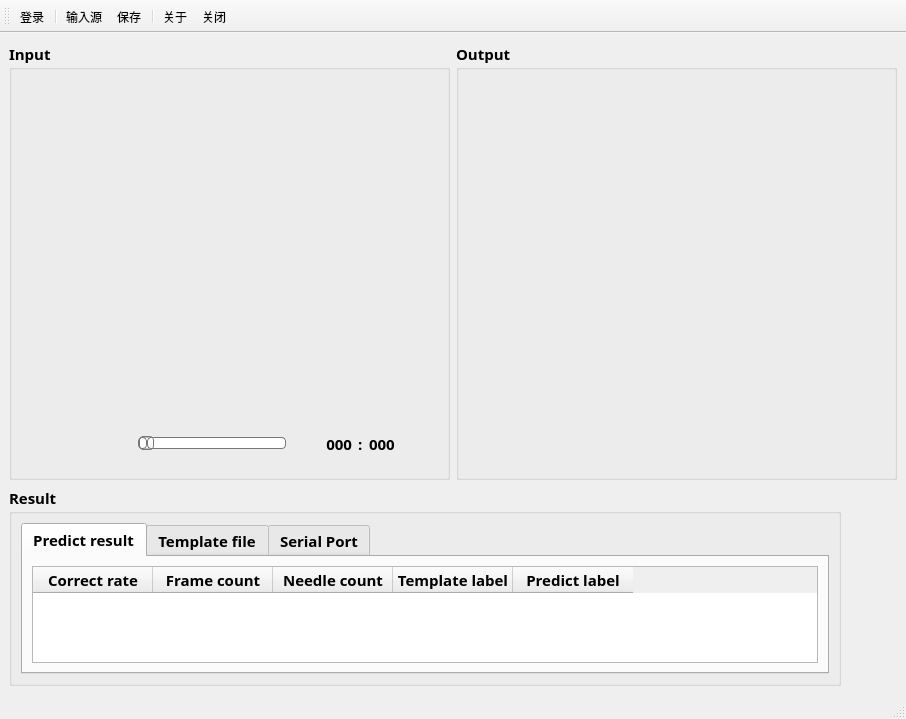
<?xml version="1.0" encoding="UTF-8"?>
<ui version="4.0">
 <class>MainWindow</class>
 <widget class="QMainWindow" name="MainWindow">
  <property name="geometry">
   <rect>
    <x>0</x>
    <y>0</y>
    <width>906</width>
    <height>719</height>
   </rect>
  </property>
  <property name="windowTitle">
   <string>Gunder</string>
  </property>
  <property name="windowIcon">
   <iconset resource="source/source.qrc">
    <normaloff>:/icon/mainwindow.png</normaloff>:/icon/mainwindow.png</iconset>
  </property>
  <widget class="QWidget" name="centralwidget">
   <layout class="QVBoxLayout" name="verticalLayout_2">
    <item>
     <layout class="QHBoxLayout" name="horizontalLayout" stretch="1,1">
      <item>
       <widget class="QGroupBox" name="groupBox_input">
        <property name="font">
         <font>
          <family>等线</family>
          <pointsize>11</pointsize>
          <weight>75</weight>
          <bold>true</bold>
         </font>
        </property>
        <property name="title">
         <string>Input</string>
        </property>
        <layout class="QVBoxLayout" name="verticalLayout_4" stretch="100,1">
         <item>
          <widget class="QLabel" name="input_label">
           <property name="text">
            <string/>
           </property>
           <property name="scaledContents">
            <bool>true</bool>
           </property>
           <property name="alignment">
            <set>Qt::AlignCenter</set>
           </property>
          </widget>
         </item>
         <item>
          <widget class="QWidget" name="play_bar_widget" native="true">
           <layout class="QHBoxLayout" name="horizontalLayout_3">
            <item>
             <widget class="QPushButton" name="slower_push_button">
              <property name="minimumSize">
               <size>
                <width>30</width>
                <height>30</height>
               </size>
              </property>
              <property name="maximumSize">
               <size>
                <width>30</width>
                <height>30</height>
               </size>
              </property>
              <property name="toolTip">
               <string>快退</string>
              </property>
              <property name="text">
               <string/>
              </property>
              <property name="icon">
               <iconset resource="source/source.qrc">
                <normaloff>:/icon/slower.png</normaloff>:/icon/slower.png</iconset>
              </property>
              <property name="iconSize">
               <size>
                <width>30</width>
                <height>30</height>
               </size>
              </property>
              <property name="flat">
               <bool>true</bool>
              </property>
             </widget>
            </item>
            <item>
             <widget class="QPushButton" name="play_push_button">
              <property name="minimumSize">
               <size>
                <width>30</width>
                <height>30</height>
               </size>
              </property>
              <property name="maximumSize">
               <size>
                <width>30</width>
                <height>30</height>
               </size>
              </property>
              <property name="toolTip">
               <string>播放/暂停</string>
              </property>
              <property name="text">
               <string/>
              </property>
              <property name="icon">
               <iconset resource="source/source.qrc">
                <normaloff>:/icon/play.png</normaloff>:/icon/play.png</iconset>
              </property>
              <property name="iconSize">
               <size>
                <width>30</width>
                <height>30</height>
               </size>
              </property>
              <property name="flat">
               <bool>true</bool>
              </property>
             </widget>
            </item>
            <item>
             <widget class="QPushButton" name="faster_push_button">
              <property name="minimumSize">
               <size>
                <width>30</width>
                <height>30</height>
               </size>
              </property>
              <property name="maximumSize">
               <size>
                <width>30</width>
                <height>30</height>
               </size>
              </property>
              <property name="toolTip">
               <string>快进</string>
              </property>
              <property name="text">
               <string/>
              </property>
              <property name="icon">
               <iconset resource="source/source.qrc">
                <normaloff>:/icon/faster.png</normaloff>:/icon/faster.png</iconset>
              </property>
              <property name="iconSize">
               <size>
                <width>30</width>
                <height>30</height>
               </size>
              </property>
              <property name="flat">
               <bool>true</bool>
              </property>
             </widget>
            </item>
            <item>
             <widget class="QSlider" name="video_progress_slider">
              <property name="sizePolicy">
               <sizepolicy hsizetype="Expanding" vsizetype="Fixed">
                <horstretch>0</horstretch>
                <verstretch>0</verstretch>
               </sizepolicy>
              </property>
              <property name="styleSheet">
               <string notr="true">QSlider::groove:horizontal {
border: 1px solid #bbb;
background: white;
height: 10px;
border-radius: 4px;
}
 
QSlider::sub-page:horizontal {
background: qlineargradient(x1: 0, y1: 0,    x2: 0, y2: 1,
    stop: 0 #66e, stop: 1 #bbf);
background: qlineargradient(x1: 0, y1: 0.2, x2: 1, y2: 1,
    stop: 0 #bbf, stop: 1 #55f);
border: 1px solid #777;
height: 10px;
border-radius: 4px;
}
 
QSlider::add-page:horizontal {
background: #fff;
border: 1px solid #777;
height: 10px;
border-radius: 4px;
}
 
QSlider::handle:horizontal {
background: qlineargradient(x1:0, y1:0, x2:1, y2:1,
    stop:0 #eee, stop:1 #ccc);
border: 1px solid #777;
width: 13px;
margin-top: -2px;
margin-bottom: -2px;
border-radius: 4px;
}
 
QSlider::handle:horizontal:hover {
background: qlineargradient(x1:0, y1:0, x2:1, y2:1,
    stop:0 #fff, stop:1 #ddd);
border: 1px solid #444;
border-radius: 4px;
}
 
QSlider::sub-page:horizontal:disabled {
background: #bbb;
border-color: #999;
}
 
QSlider::add-page:horizontal:disabled {
background: #eee;
border-color: #999;
}
 
QSlider::handle:horizontal:disabled {
background: #eee;
border: 1px solid #aaa;
border-radius: 4px;
}
</string>
              </property>
              <property name="orientation">
               <enum>Qt::Horizontal</enum>
              </property>
             </widget>
            </item>
            <item>
             <widget class="QLabel" name="cur_frame_label">
              <property name="minimumSize">
               <size>
                <width>60</width>
                <height>0</height>
               </size>
              </property>
              <property name="text">
               <string>000</string>
              </property>
              <property name="alignment">
               <set>Qt::AlignRight|Qt::AlignTrailing|Qt::AlignVCenter</set>
              </property>
             </widget>
            </item>
            <item>
             <widget class="QLabel" name="separae_label">
              <property name="font">
               <font>
                <family>等线</family>
                <pointsize>11</pointsize>
                <weight>75</weight>
                <bold>true</bold>
               </font>
              </property>
              <property name="text">
               <string>:</string>
              </property>
             </widget>
            </item>
            <item>
             <widget class="QLabel" name="total_frame_label">
              <property name="minimumSize">
               <size>
                <width>60</width>
                <height>0</height>
               </size>
              </property>
              <property name="toolTip">
               <string>总帧</string>
              </property>
              <property name="text">
               <string>000</string>
              </property>
             </widget>
            </item>
           </layout>
          </widget>
         </item>
        </layout>
       </widget>
      </item>
      <item>
       <widget class="QGroupBox" name="groupBox_output">
        <property name="font">
         <font>
          <family>等线</family>
          <pointsize>11</pointsize>
          <weight>75</weight>
          <bold>true</bold>
         </font>
        </property>
        <property name="title">
         <string>Output</string>
        </property>
        <layout class="QHBoxLayout" name="horizontalLayout_4">
         <item>
          <widget class="QLabel" name="output_label">
           <property name="text">
            <string/>
           </property>
           <property name="alignment">
            <set>Qt::AlignCenter</set>
           </property>
          </widget>
         </item>
        </layout>
       </widget>
      </item>
     </layout>
    </item>
    <item>
     <layout class="QHBoxLayout" name="horizontalLayout_2">
      <item>
       <widget class="QGroupBox" name="groupBox_result">
        <property name="minimumSize">
         <size>
          <width>0</width>
          <height>200</height>
         </size>
        </property>
        <property name="maximumSize">
         <size>
          <width>16777215</width>
          <height>200</height>
         </size>
        </property>
        <property name="font">
         <font>
          <family>等线</family>
          <pointsize>11</pointsize>
          <weight>75</weight>
          <bold>true</bold>
         </font>
        </property>
        <property name="title">
         <string>Result</string>
        </property>
        <layout class="QHBoxLayout" name="horizontalLayout_7">
         <item>
          <widget class="QTabWidget" name="tabWidget">
           <property name="currentIndex">
            <number>0</number>
           </property>
           <widget class="QWidget" name="predict_res_tab">
            <attribute name="title">
             <string>Predict result</string>
            </attribute>
            <layout class="QVBoxLayout" name="verticalLayout_5">
             <item>
              <widget class="QTableWidget" name="predict_res_tableWidget">
               <property name="font">
                <font>
                 <family>等线</family>
                 <pointsize>11</pointsize>
                 <weight>75</weight>
                 <bold>true</bold>
                </font>
               </property>
               <attribute name="horizontalHeaderDefaultSectionSize">
                <number>120</number>
               </attribute>
               <column>
                <property name="text">
                 <string>Correct rate</string>
                </property>
               </column>
               <column>
                <property name="text">
                 <string>Frame count</string>
                </property>
                <property name="font">
                 <font>
                  <family>等线</family>
                  <weight>75</weight>
                  <bold>true</bold>
                 </font>
                </property>
               </column>
               <column>
                <property name="text">
                 <string>Needle count</string>
                </property>
               </column>
               <column>
                <property name="text">
                 <string>Template label</string>
                </property>
                <property name="font">
                 <font>
                  <family>等线</family>
                  <weight>75</weight>
                  <bold>true</bold>
                 </font>
                </property>
               </column>
               <column>
                <property name="text">
                 <string>Predict label</string>
                </property>
                <property name="font">
                 <font>
                  <family>等线</family>
                  <weight>75</weight>
                  <bold>true</bold>
                 </font>
                </property>
               </column>
              </widget>
             </item>
            </layout>
           </widget>
           <widget class="QWidget" name="template_file_tab">
            <attribute name="title">
             <string>Template file</string>
            </attribute>
            <layout class="QVBoxLayout" name="verticalLayout_3">
             <item>
              <widget class="QTableWidget" name="template_file_tableWidget">
               <property name="font">
                <font>
                 <family>等线</family>
                 <pointsize>11</pointsize>
                 <weight>75</weight>
                 <bold>true</bold>
                </font>
               </property>
               <attribute name="horizontalHeaderDefaultSectionSize">
                <number>200</number>
               </attribute>
               <column>
                <property name="text">
                 <string>File path</string>
                </property>
                <property name="font">
                 <font>
                  <family>等线</family>
                  <weight>75</weight>
                  <bold>true</bold>
                 </font>
                </property>
               </column>
               <column>
                <property name="text">
                 <string>Needle total counts</string>
                </property>
                <property name="font">
                 <font>
                  <family>等线</family>
                  <weight>75</weight>
                  <bold>true</bold>
                 </font>
                </property>
               </column>
              </widget>
             </item>
            </layout>
           </widget>
           <widget class="QWidget" name="serial_port_tab">
            <attribute name="title">
             <string>Serial Port</string>
            </attribute>
            <layout class="QHBoxLayout" name="horizontalLayout_5" stretch="4,1">
             <item>
              <widget class="QTextBrowser" name="serial_port_data_text_browser"/>
             </item>
             <item>
              <layout class="QVBoxLayout" name="verticalLayout_6">
               <item>
                <widget class="QLabel" name="command_label">
                 <property name="text">
                  <string>Commond</string>
                 </property>
                </widget>
               </item>
               <item>
                <widget class="QLineEdit" name="command_line_edit"/>
               </item>
               <item>
                <widget class="QLabel" name="data_label">
                 <property name="text">
                  <string>Data</string>
                 </property>
                </widget>
               </item>
               <item>
                <widget class="QLineEdit" name="data_line_edit"/>
               </item>
               <item>
                <widget class="QPushButton" name="send_push_button">
                 <property name="text">
                  <string>Send</string>
                 </property>
                </widget>
               </item>
              </layout>
             </item>
            </layout>
           </widget>
          </widget>
         </item>
        </layout>
       </widget>
      </item>
      <item>
       <layout class="QVBoxLayout" name="verticalLayout">
        <item alignment="Qt::AlignHCenter|Qt::AlignVCenter">
         <widget class="QPushButton" name="train_push_Button">
          <property name="minimumSize">
           <size>
            <width>50</width>
            <height>50</height>
           </size>
          </property>
          <property name="maximumSize">
           <size>
            <width>50</width>
            <height>50</height>
           </size>
          </property>
          <property name="toolTip">
           <string>制作模板</string>
          </property>
          <property name="text">
           <string/>
          </property>
          <property name="icon">
           <iconset resource="source/source.qrc">
            <normaloff>:/icon/template.png</normaloff>:/icon/template.png</iconset>
          </property>
          <property name="iconSize">
           <size>
            <width>50</width>
            <height>50</height>
           </size>
          </property>
          <property name="checkable">
           <bool>true</bool>
          </property>
          <property name="flat">
           <bool>true</bool>
          </property>
         </widget>
        </item>
        <item alignment="Qt::AlignHCenter|Qt::AlignVCenter">
         <widget class="QPushButton" name="predict_push_button">
          <property name="minimumSize">
           <size>
            <width>50</width>
            <height>50</height>
           </size>
          </property>
          <property name="maximumSize">
           <size>
            <width>50</width>
            <height>50</height>
           </size>
          </property>
          <property name="toolTip">
           <string>预测</string>
          </property>
          <property name="text">
           <string/>
          </property>
          <property name="icon">
           <iconset resource="source/source.qrc">
            <normaloff>:/icon/predict.png</normaloff>:/icon/predict.png</iconset>
          </property>
          <property name="iconSize">
           <size>
            <width>50</width>
            <height>50</height>
           </size>
          </property>
          <property name="checkable">
           <bool>true</bool>
          </property>
          <property name="flat">
           <bool>true</bool>
          </property>
         </widget>
        </item>
        <item alignment="Qt::AlignHCenter|Qt::AlignVCenter">
         <widget class="QPushButton" name="compare_push_button">
          <property name="minimumSize">
           <size>
            <width>50</width>
            <height>50</height>
           </size>
          </property>
          <property name="maximumSize">
           <size>
            <width>50</width>
            <height>50</height>
           </size>
          </property>
          <property name="toolTip">
           <string>比较</string>
          </property>
          <property name="text">
           <string/>
          </property>
          <property name="icon">
           <iconset resource="source/source.qrc">
            <normaloff>:/icon/compare.png</normaloff>:/icon/compare.png</iconset>
          </property>
          <property name="iconSize">
           <size>
            <width>50</width>
            <height>50</height>
           </size>
          </property>
          <property name="flat">
           <bool>true</bool>
          </property>
         </widget>
        </item>
       </layout>
      </item>
     </layout>
    </item>
   </layout>
  </widget>
  <widget class="QMenuBar" name="menubar">
   <property name="geometry">
    <rect>
     <x>0</x>
     <y>0</y>
     <width>906</width>
     <height>23</height>
    </rect>
   </property>
  </widget>
  <widget class="QStatusBar" name="statusbar">
   <property name="palette">
    <palette>
     <active>
      <colorrole role="WindowText">
       <brush brushstyle="SolidPattern">
        <color alpha="255">
         <red>0</red>
         <green>170</green>
         <blue>255</blue>
        </color>
       </brush>
      </colorrole>
     </active>
     <inactive>
      <colorrole role="WindowText">
       <brush brushstyle="SolidPattern">
        <color alpha="255">
         <red>0</red>
         <green>170</green>
         <blue>255</blue>
        </color>
       </brush>
      </colorrole>
     </inactive>
     <disabled>
      <colorrole role="WindowText">
       <brush brushstyle="SolidPattern">
        <color alpha="255">
         <red>120</red>
         <green>120</green>
         <blue>120</blue>
        </color>
       </brush>
      </colorrole>
     </disabled>
    </palette>
   </property>
   <property name="font">
    <font>
     <family>Arial</family>
     <pointsize>12</pointsize>
     <weight>75</weight>
     <bold>true</bold>
    </font>
   </property>
  </widget>
  <widget class="QToolBar" name="toolBar">
   <property name="windowTitle">
    <string>toolBar</string>
   </property>
   <attribute name="toolBarArea">
    <enum>TopToolBarArea</enum>
   </attribute>
   <attribute name="toolBarBreak">
    <bool>false</bool>
   </attribute>
   <addaction name="Login_action"/>
   <addaction name="separator"/>
   <addaction name="Setting_action"/>
   <addaction name="Save_action"/>
   <addaction name="separator"/>
   <addaction name="About_action"/>
   <addaction name="Close_action"/>
  </widget>
  <action name="Setting_action">
   <property name="icon">
    <iconset resource="source/source.qrc">
     <normaloff>:/icon/setting.png</normaloff>:/icon/setting.png</iconset>
   </property>
   <property name="text">
    <string>输入源</string>
   </property>
   <property name="toolTip">
    <string>输入源</string>
   </property>
  </action>
  <action name="Save_action">
   <property name="icon">
    <iconset resource="source/source.qrc">
     <normaloff>:/icon/save.png</normaloff>:/icon/save.png</iconset>
   </property>
   <property name="text">
    <string>保存</string>
   </property>
   <property name="toolTip">
    <string>保存</string>
   </property>
  </action>
  <action name="Close_action">
   <property name="icon">
    <iconset resource="source/source.qrc">
     <normaloff>:/icon/close.png</normaloff>:/icon/close.png</iconset>
   </property>
   <property name="text">
    <string>关闭</string>
   </property>
   <property name="toolTip">
    <string>关闭</string>
   </property>
  </action>
  <action name="About_action">
   <property name="icon">
    <iconset resource="source/source.qrc">
     <normaloff>:/icon/about.png</normaloff>:/icon/about.png</iconset>
   </property>
   <property name="text">
    <string>关于</string>
   </property>
   <property name="toolTip">
    <string>关于</string>
   </property>
  </action>
  <action name="Login_action">
   <property name="icon">
    <iconset resource="source/source.qrc">
     <normaloff>:/icon/log.png</normaloff>:/icon/log.png</iconset>
   </property>
   <property name="text">
    <string>登录</string>
   </property>
   <property name="toolTip">
    <string>登录</string>
   </property>
  </action>
 </widget>
 <resources>
  <include location="source/source.qrc"/>
 </resources>
 <connections/>
</ui>
